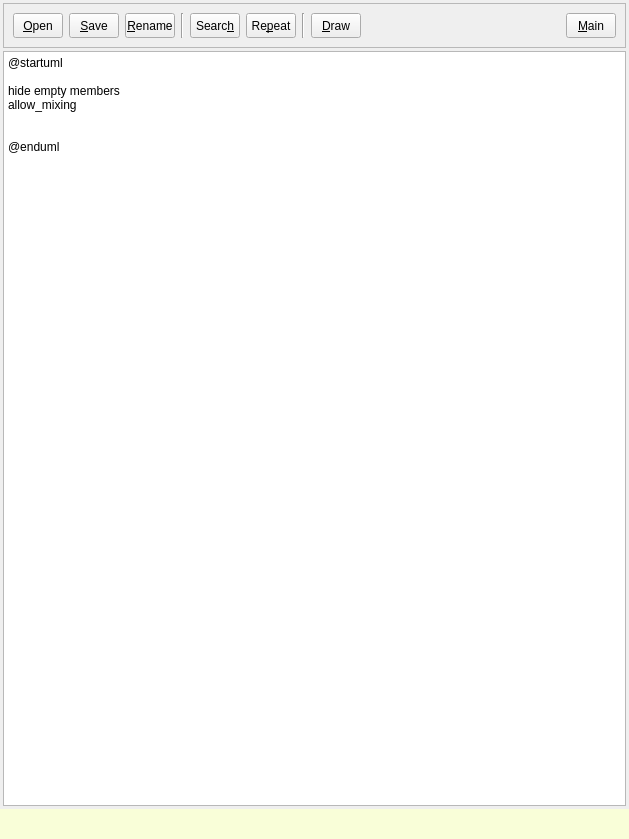
<?xml version="1.0" encoding="UTF-8"?>
<ui version="4.0">
 <class>UmlEditor</class>
 <widget class="QMainWindow" name="UmlEditor">
  <property name="geometry">
   <rect>
    <x>0</x>
    <y>0</y>
    <width>629</width>
    <height>839</height>
   </rect>
  </property>
  <property name="windowTitle">
   <string>Editor </string>
  </property>
  <widget class="QWidget" name="centralwidget">
   <layout class="QVBoxLayout" name="verticalLayout">
    <property name="spacing">
     <number>3</number>
    </property>
    <property name="leftMargin">
     <number>3</number>
    </property>
    <property name="topMargin">
     <number>3</number>
    </property>
    <property name="rightMargin">
     <number>3</number>
    </property>
    <property name="bottomMargin">
     <number>3</number>
    </property>
    <item>
     <widget class="QFrame" name="frame">
      <property name="minimumSize">
       <size>
        <width>0</width>
        <height>40</height>
       </size>
      </property>
      <property name="maximumSize">
       <size>
        <width>16777215</width>
        <height>60</height>
       </size>
      </property>
      <property name="frameShape">
       <enum>QFrame::StyledPanel</enum>
      </property>
      <property name="frameShadow">
       <enum>QFrame::Raised</enum>
      </property>
      <layout class="QHBoxLayout" name="horizontalLayout">
       <item>
        <widget class="QToolButton" name="btnOpen">
         <property name="minimumSize">
          <size>
           <width>50</width>
           <height>25</height>
          </size>
         </property>
         <property name="maximumSize">
          <size>
           <width>50</width>
           <height>25</height>
          </size>
         </property>
         <property name="text">
          <string>&amp;Open</string>
         </property>
        </widget>
       </item>
       <item>
        <widget class="QToolButton" name="btnSave">
         <property name="minimumSize">
          <size>
           <width>50</width>
           <height>25</height>
          </size>
         </property>
         <property name="maximumSize">
          <size>
           <width>50</width>
           <height>25</height>
          </size>
         </property>
         <property name="text">
          <string>&amp;Save</string>
         </property>
        </widget>
       </item>
       <item>
        <widget class="QToolButton" name="btnRename">
         <property name="minimumSize">
          <size>
           <width>50</width>
           <height>25</height>
          </size>
         </property>
         <property name="maximumSize">
          <size>
           <width>50</width>
           <height>25</height>
          </size>
         </property>
         <property name="text">
          <string>&amp;Rename</string>
         </property>
        </widget>
       </item>
       <item>
        <widget class="Line" name="line1">
         <property name="orientation">
          <enum>Qt::Vertical</enum>
         </property>
        </widget>
       </item>
       <item>
        <widget class="QToolButton" name="btnSearch">
         <property name="minimumSize">
          <size>
           <width>50</width>
           <height>25</height>
          </size>
         </property>
         <property name="maximumSize">
          <size>
           <width>50</width>
           <height>25</height>
          </size>
         </property>
         <property name="text">
          <string>Searc&amp;h</string>
         </property>
        </widget>
       </item>
       <item>
        <widget class="QToolButton" name="btnSearchAgain">
         <property name="minimumSize">
          <size>
           <width>50</width>
           <height>25</height>
          </size>
         </property>
         <property name="maximumSize">
          <size>
           <width>50</width>
           <height>25</height>
          </size>
         </property>
         <property name="text">
          <string>Re&amp;peat</string>
         </property>
        </widget>
       </item>
       <item>
        <widget class="Line" name="line2">
         <property name="orientation">
          <enum>Qt::Vertical</enum>
         </property>
        </widget>
       </item>
       <item>
        <widget class="QToolButton" name="btnDraw">
         <property name="minimumSize">
          <size>
           <width>50</width>
           <height>25</height>
          </size>
         </property>
         <property name="maximumSize">
          <size>
           <width>50</width>
           <height>25</height>
          </size>
         </property>
         <property name="text">
          <string>&amp;Draw</string>
         </property>
        </widget>
       </item>
       <item>
        <spacer name="horizontalSpacer_2">
         <property name="orientation">
          <enum>Qt::Horizontal</enum>
         </property>
         <property name="sizeHint" stdset="0">
          <size>
           <width>40</width>
           <height>20</height>
          </size>
         </property>
        </spacer>
       </item>
       <item>
        <widget class="QToolButton" name="btnMain">
         <property name="minimumSize">
          <size>
           <width>50</width>
           <height>25</height>
          </size>
         </property>
         <property name="maximumSize">
          <size>
           <width>50</width>
           <height>25</height>
          </size>
         </property>
         <property name="text">
          <string>&amp;Main</string>
         </property>
        </widget>
       </item>
      </layout>
     </widget>
    </item>
    <item>
     <widget class="QPlainTextEdit" name="txtPlant">
      <property name="plainText">
       <string>@startuml

hide empty members
allow_mixing


@enduml</string>
      </property>
      <property name="cursorWidth">
       <number>3</number>
      </property>
     </widget>
    </item>
   </layout>
  </widget>
  <widget class="QStatusBar" name="staPlantMsgs">
   <property name="minimumSize">
    <size>
     <width>0</width>
     <height>30</height>
    </size>
   </property>
   <property name="maximumSize">
    <size>
     <width>16777215</width>
     <height>40</height>
    </size>
   </property>
   <property name="styleSheet">
    <string notr="true">background-color: rgb(249, 254, 216);</string>
   </property>
  </widget>
 </widget>
 <tabstops>
  <tabstop>btnOpen</tabstop>
  <tabstop>btnSave</tabstop>
  <tabstop>btnRename</tabstop>
  <tabstop>btnDraw</tabstop>
  <tabstop>btnMain</tabstop>
 </tabstops>
 <resources/>
 <connections/>
</ui>
